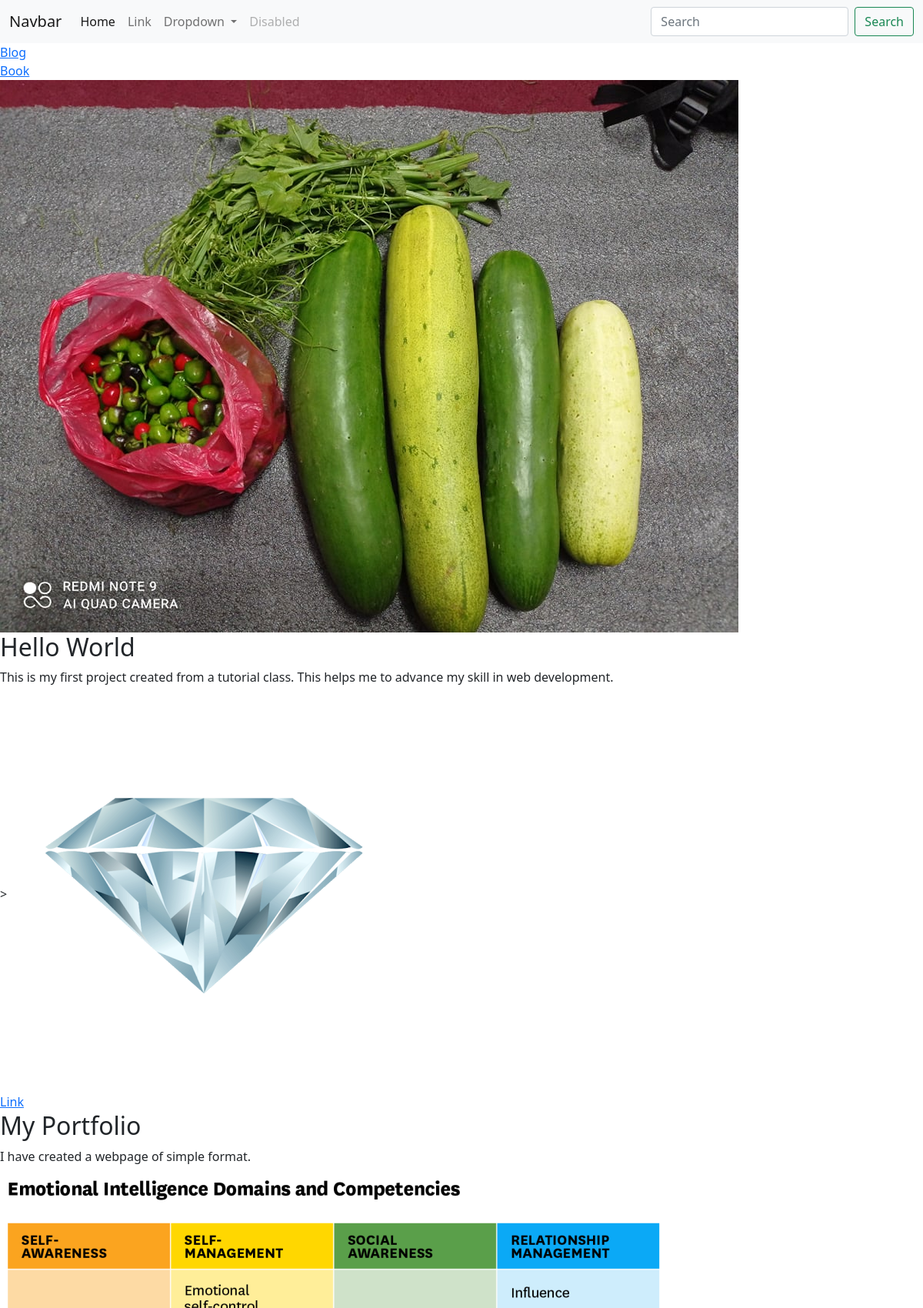
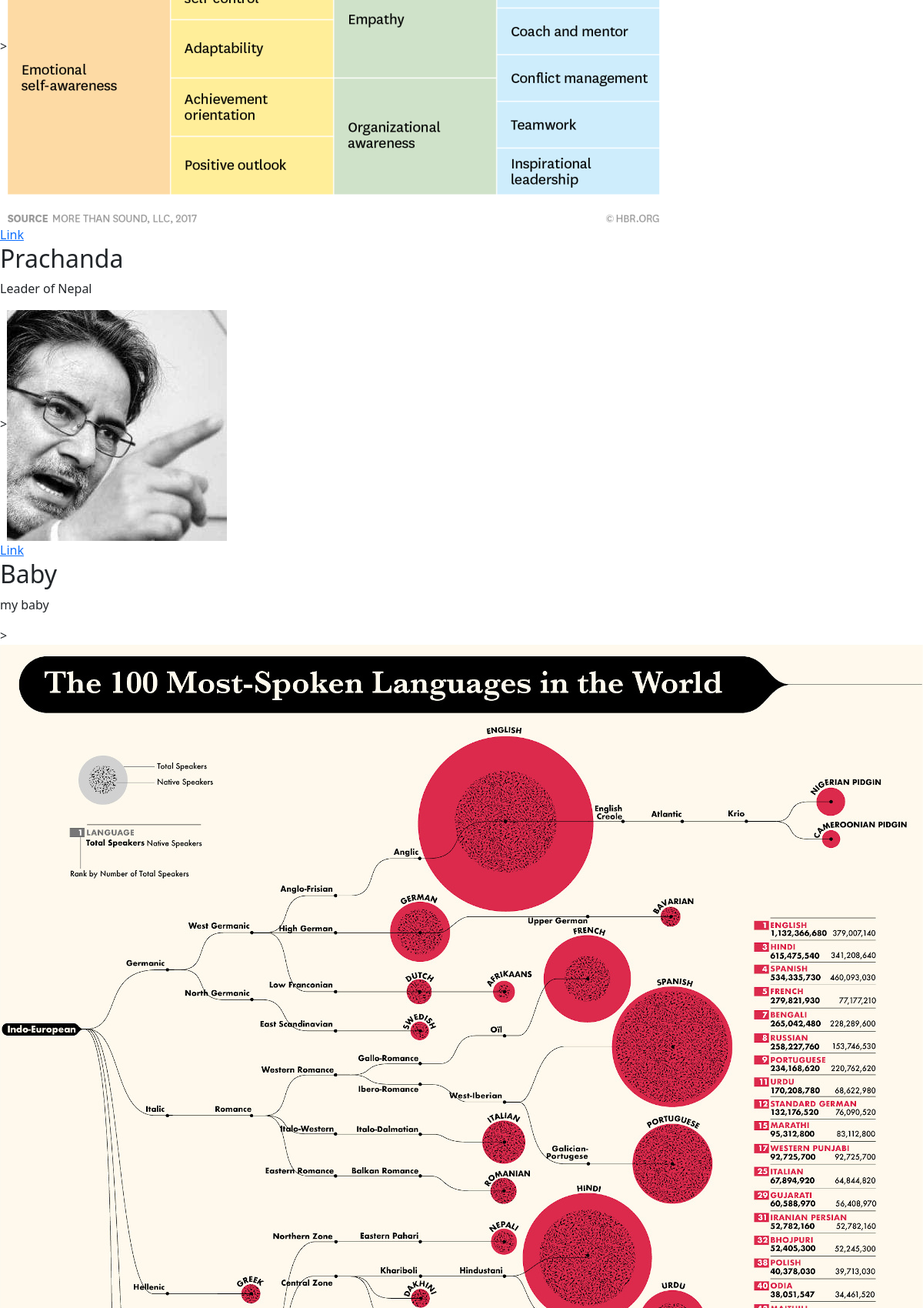
The page / (upper part) on the database its author committed (2 pictures, top to bottom).
### portfolio/models.py (models this page shows)
class Project(models.Model):
    title = models.CharField(max_length=100)
    description = models.CharField(max_length=250)
    image = models.ImageField(upload_to='portfolio/images/')
    url = models.URLField(blank=True)

### portfolio/views.py (the view)
# urls.py: path('', views.home, name='home'),
def home(request):
    projects = Project.objects.all()
    return render(request, 'portfolio/home.html', {'projects': projects})

### portfolio/templates/portfolio/home.html
{% extends 'portfolio/base.html' %}
{% block content %}
{% load static %}
<a href="{% url 'blog:all_blogs' %}">Blog</a>
<br>
<a href="{% static 'portfolio/PyWebScrapingBook.pdf' %}">Book</a>
<br>
<img src="{% static 'portfolio/kakro.jpg' %}">
{% for i in projects %}
<h2>{{i.title}}</h2>
<p>{{i.description}}</p>
><img src="{{i.image.url}}
" alt="images">
{% if i.url %}
<br><a href="{{i.url}}">Link</a>
{% endif %}
{% endfor %}
{% endblock %}

### portfolio/templates/portfolio/base.html (shortened to what this page needs)
<!doctype html>
<html lang="en">
  <head>
    <link href="https://cdn.jsdelivr.net/npm/bootstrap@5.1.3/dist/css/bootstrap.min.css" rel="stylesheet">
  </head>
  <body>
    <nav class="navbar navbar-expand-lg navbar-light bg-light">
        <div class="container-fluid">
          <a class="navbar-brand" href="#">Navbar</a>
          <div class="collapse navbar-collapse" id="navbarSupportedContent">
            <ul class="navbar-nav me-auto mb-2 mb-lg-0">
              <li class="nav-item">
                <a class="nav-link active" aria-current="page" href="#">Home</a>
              </li>
              <li class="nav-item">
                <a class="nav-link" href="#">Link</a>
              </li>
              <li class="nav-item dropdown">
                <a class="nav-link dropdown-toggle" href="#" id="navbarDropdown" role="button" data-bs-toggle="dropdown" aria-expanded="false">
                  Dropdown
                </a>
              </li>
              <li class="nav-item">
                <a class="nav-link disabled">Disabled</a>
              </li>
            </ul>
            <form class="d-flex">
              <input class="form-control me-2" type="search" placeholder="Search" aria-label="Search">
              <button class="btn btn-outline-success" type="submit">Search</button>
            </form>
          </div>
        </div>
      </nav>
   {% block content %} {% endblock %}
  </body>
</html>

### rows shown on the page
Project: title "Hello World", description "This is my first project created from a tutorial class. This helps me to advance my skill in web development.", image (picture)
Project: title "My Portfolio", description "I have created a webpage of simple format.", image (picture)
Project: title "Prachanda", description "Leader of Nepal", image (picture)
Project: title "Baby", description "my baby", image (picture)
